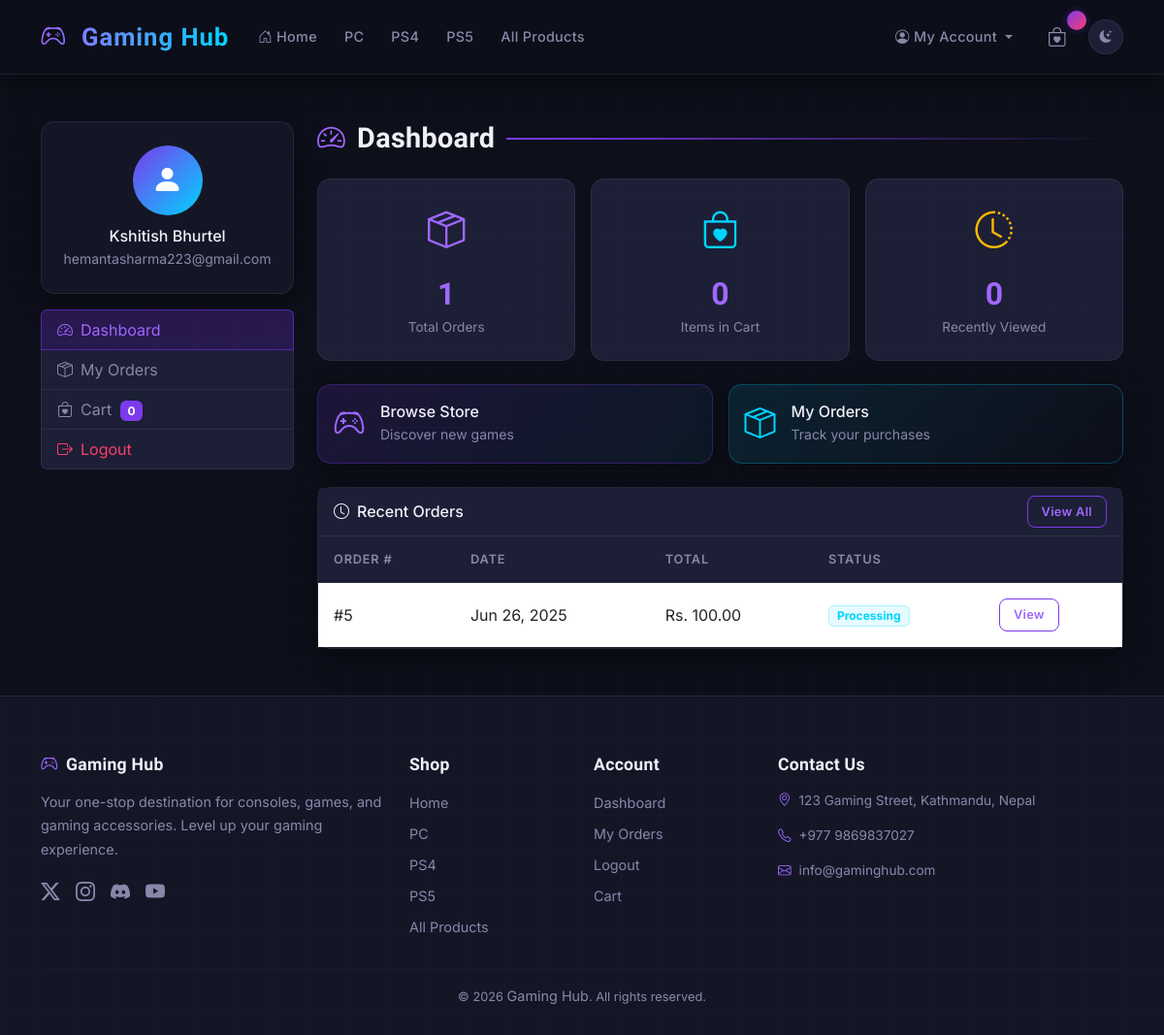
Before: /user/dashboard.php (signed in) with the older database file.
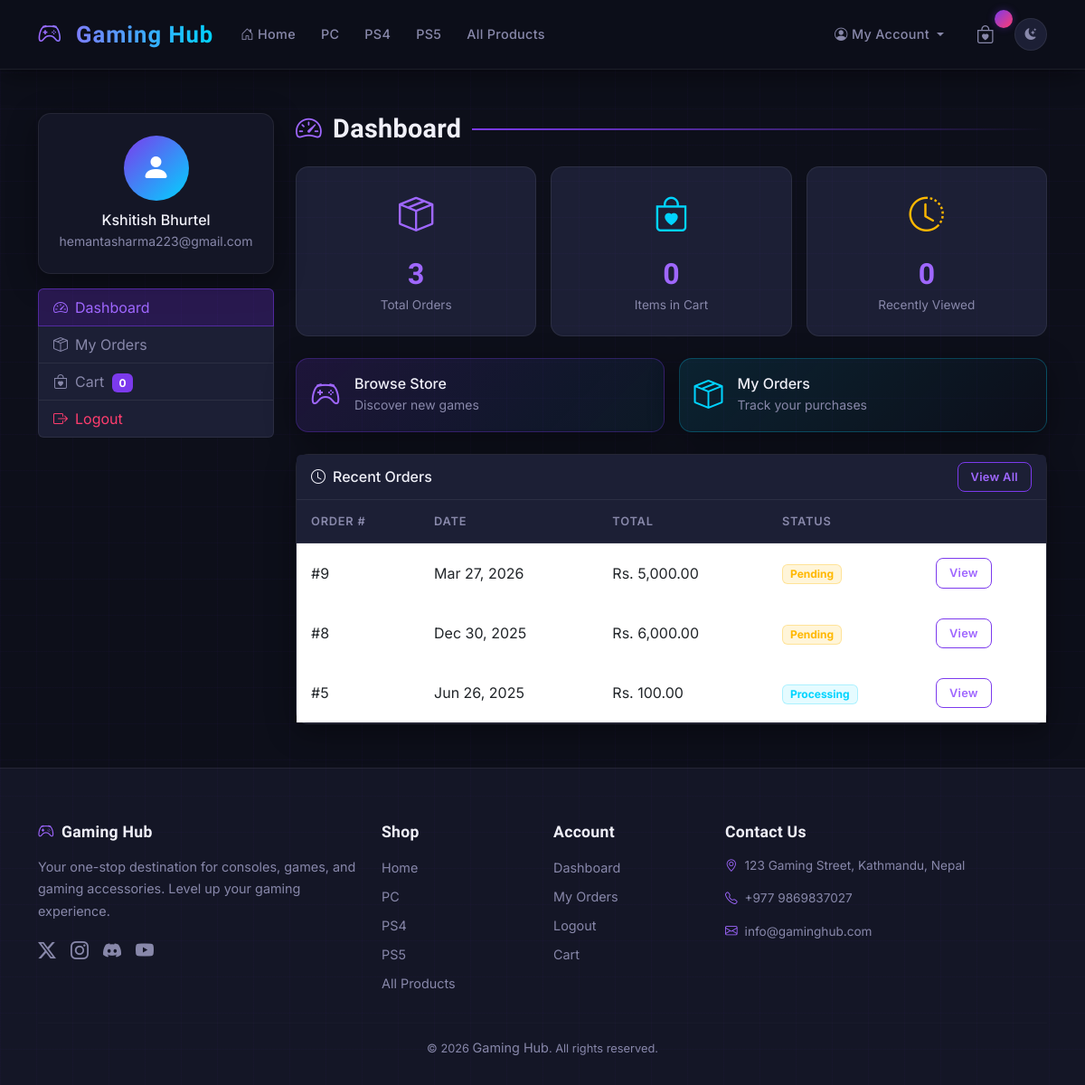
After: the same page with the newer database file.
### tables this page shows
CREATE TABLE `main_categories` (
  `category_id` int(11) NOT NULL AUTO_INCREMENT,
  `name` varchar(100) NOT NULL,
  `slug` varchar(100) NOT NULL,
  `image` varchar(255) DEFAULT NULL,
  `is_active` tinyint(1) DEFAULT 1,
  `created_at` timestamp NOT NULL DEFAULT current_timestamp(),
  PRIMARY KEY (`category_id`),
  UNIQUE KEY `slug` (`slug`)
);

CREATE TABLE `orders` (
  `order_id` int(11) NOT NULL AUTO_INCREMENT,
  `user_id` int(11) NOT NULL,
  `order_date` timestamp NOT NULL DEFAULT current_timestamp(),
  `shipping_address` text NOT NULL,
  `contact_number` varchar(20) NOT NULL,
  `payment_method` varchar(50) DEFAULT 'Cash on Delivery',
  `total_amount` decimal(10,2) NOT NULL,
  `status` enum('pending','processing','shipped','delivered','cancelled') DEFAULT 'pending',
  `admin_response` text DEFAULT NULL,
  `response_date` timestamp NULL DEFAULT NULL,
  PRIMARY KEY (`order_id`),
  KEY `user_id` (`user_id`),
  CONSTRAINT `orders_ibfk_1` FOREIGN KEY (`user_id`) REFERENCES `users` (`user_id`) ON DELETE CASCADE
);

### includes/functions.php (called while the page is built, shortened)
<?php
require_once __DIR__ . '/../config/database.php';
function getMainCategories() {
    $sql = "SELECT * FROM main_categories WHERE is_active = TRUE ORDER BY name";
    $stmt = executeQuery($sql);
    return $stmt->fetchAll(PDO::FETCH_ASSOC);
}
?>

### config/database.php (called while the page is built)
<?php
$host = 'localhost';
$dbname = 'gaming_hub';
$username = 'root';
$password = '';
try {
    $pdo = new PDO("mysql:host=$host;dbname=$dbname;charset=utf8", $username, $password);
    $pdo->setAttribute(PDO::ATTR_ERRMODE, PDO::ERRMODE_EXCEPTION);
} catch (PDOException $e) {
    die("Database connection failed: " . $e->getMessage());
}
function executeQuery($sql, $params = []) {
    global $pdo;
    $stmt = $pdo->prepare($sql);
    $stmt->execute($params);
    return $stmt;
}
?>

### user/dashboard.php (the view, shortened to what the changed rows need)
<?php
require_once '../config/database.php';
require_once '../includes/functions.php';
$userId = $_SESSION['user_id'];
$orders = executeQuery("SELECT * FROM orders WHERE user_id = ? ORDER BY order_date DESC LIMIT 5", [$userId])->fetchAll(PDO::FETCH_ASSOC);
$totalOrders = executeQuery("SELECT COUNT(*) FROM orders WHERE user_id = ?", [$userId])->fetchColumn();
require_once '../includes/header.php';
?>
<div class="container my-5">
    <div class="row g-4">
        <div class="col-md-9">
            <h2 class="section-title"><i class="bi bi-speedometer2" style="color:var(--accent-light)"></i> Dashboard</h2>
            <div class="row g-3 mb-4">
                <div class="col-sm-4">
                    <div class="stat-card">
                        <div class="stat-icon"><i class="bi bi-box-seam" style="color:var(--accent-light)"></i></div>
                        <div class="stat-value"><?= $totalOrders ?></div>
                        <div class="stat-label">Total Orders</div>
                    </div>
                </div>
            </div>
            <?php if (!empty($orders)): ?>
            <div class="card">
                <div class="table-responsive">
                    <table class="table mb-0">
                        <thead>
                            <tr><th>Order #</th><th>Date</th><th>Total</th><th>Status</th><th></th></tr>
                        </thead>
                        <tbody>
                            <?php foreach ($orders as $order): ?>
                            <tr>
                                <td>#<?= $order['order_id'] ?></td>
                                <td><?= date('M d, Y', strtotime($order['order_date'])) ?></td>
                                <td>Rs. <?= number_format($order['total_amount'], 2) ?></td>
                                <td><span class="badge status-<?= $order['status'] ?> px-2 py-1"><?= ucfirst($order['status']) ?></span></td>
                                <td><a href="order_detail.php?id=<?= $order['order_id'] ?>" class="btn btn-sm btn-outline-primary">View</a></td>
                            </tr>
                            <?php endforeach; ?>
                        </tbody>
                    </table>
                </div>
            </div>
            <?php endif; ?>
        </div>
    </div>
</div>
<?php require_once '../includes/footer.php'; ?>

### includes/header.php (shortened to what the changed rows need)
<?php
require_once __DIR__ . '/../config/database.php';
require_once __DIR__ . '/functions.php';
$categories = getMainCategories();
?>
<!DOCTYPE html>
<html lang="en">
<head>
    <link href="https://cdn.jsdelivr.net/npm/bootstrap@5.3.0/dist/css/bootstrap.min.css" rel="stylesheet">
    <link rel="stylesheet" href="https://cdn.jsdelivr.net/npm/bootstrap-icons@1.11.0/font/bootstrap-icons.css">
    <link rel="stylesheet" href="/gaming_hub/assets/css/style.css">
</head>
<body>
    <nav class="navbar navbar-expand-lg">
        <div class="container">
            <div class="collapse navbar-collapse" id="navbarNav">
                <ul class="navbar-nav me-auto">
                    <?php foreach ($categories as $category): ?>
                    <li class="nav-item">
                        <a class="nav-link" href="/gaming_hub/category.php?id=<?= $category['category_id'] ?>">
                            <?= $category['name'] ?>
                        </a>
                    </li>
                    <?php endforeach; ?>
                </ul>
            </div>
        </div>
    </nav>
    <main>

### includes/footer.php (shortened to what the changed rows need)
</main>
<footer>
    <div class="container">
        <div class="row gy-4">
            <div class="col-md-2">
                <ul class="list-unstyled">
                    <?php foreach ($categories as $category): ?>
                        <li><a
                                href="/gaming_hub/category.php?id=<?= $category['category_id'] ?>"><?= $category['name'] ?></a>
                        </li>
                    <?php endforeach; ?>
                </ul>
            </div>
        </div>
    </div>
</footer>
</body>
</html>

Changed rows visible on the page:
added orders: order_id "9", order_date "Mar 27, 2026", total_amount "5,000.00", status "Pending"
added orders: order_id "8", order_date "Dec 30, 2025", total_amount "6,000.00", status "Pending"
Other visible differences:
$totalOrders: "1" → "3"
